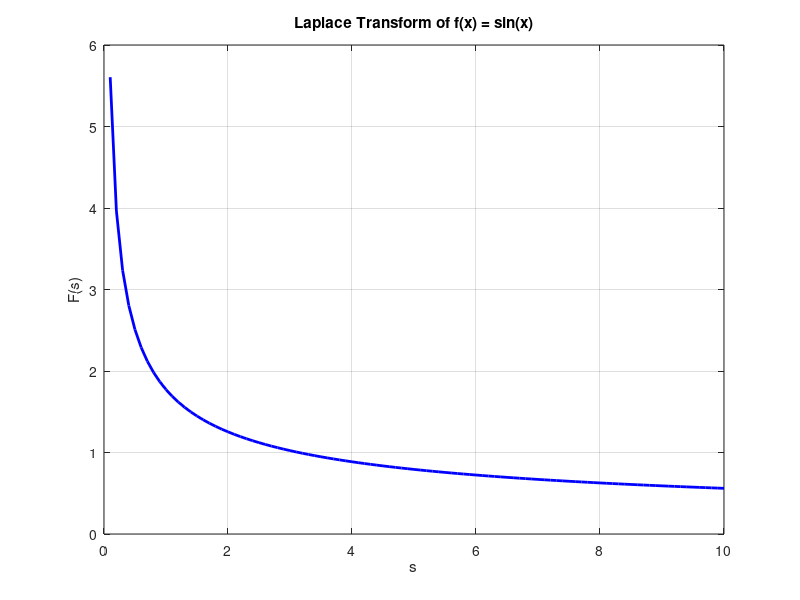

Write MATLAB code to recreate this figure.
% Define the function f(x) = @(x)1 ./sqrt(x)
f = @(x)1 ./sqrt(x);
% Define the range for the Laplace variable s
s = linspace(0.1, 10, 100);
% Allocate space for the Laplace transform values
F_s = zeros(size(s));
% Numerical integration using MATLAB's integral function
for i = 1:length(s)
    F_s(i) = integral(@(x) exp(-s(i)*x) .* f(x), 0, Inf);
end
% Plotting the Laplace transform
figure;
plot(s, F_s, 'b-', 'LineWidth', 2);
title('Laplace Transform of f(x) = sin(x)');
xlabel('s');
ylabel('F(s)');
grid on;
